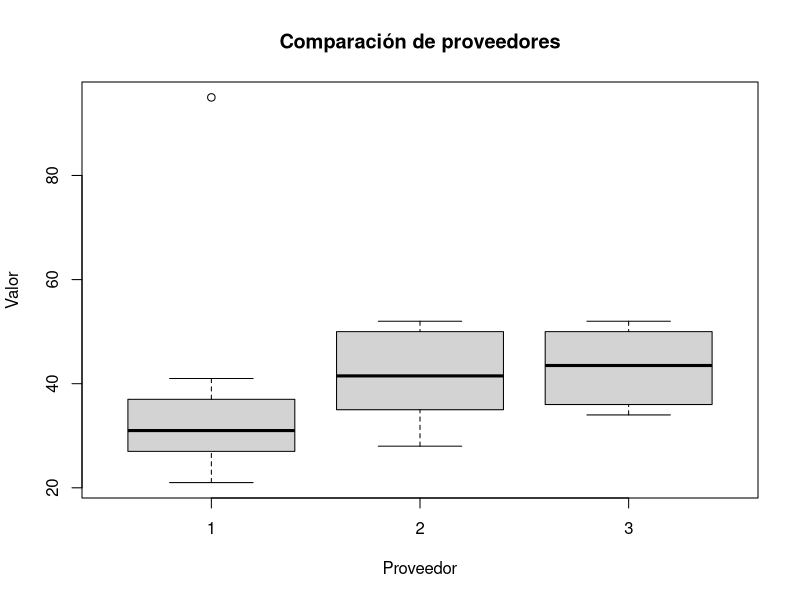

The R source for this figure:
## ---- chunk 1
knitr::opts_chunk$set(echo = TRUE)
## ---- chunk 2
library(tidyverse)
library(knitr)

## ---- chunk 3
# Crear el dataframe
datos <- data.frame(
  Proveedor = factor(rep(1:3, each = 10)),
  valor = c(23, 28, 21, 27, 95, 41, 37, 30, 32, 36,   # Proveedor 1
            35, 36, 29, 40, 43, 49, 51, 28, 50, 52,   # Proveedor 2
            50, 43, 36, 34, 45, 52, 52, 43, 44, 34)   # Proveedor 3
)
## ---- chunk 4

df <- group_by(datos, Proveedor)

resumen <- df %>% summarise(
          Promedio = mean(valor),
          Desviacion_estandar = sd(valor),
          n = n()
          )
resumen

## ---- chunk 5
# Grafico de cajas para visualizar las diferencias
boxplot(valor ~ Proveedor, data = datos,
        main = "Comparación de proveedores",
        xlab = "Proveedor", ylab = "Valor")


## ---- chunk 6
# Realizar el análisis de varianza (ANOVA)
modelo_anova <- aov(valor ~ Proveedor, data = datos)

summary(modelo_anova)

